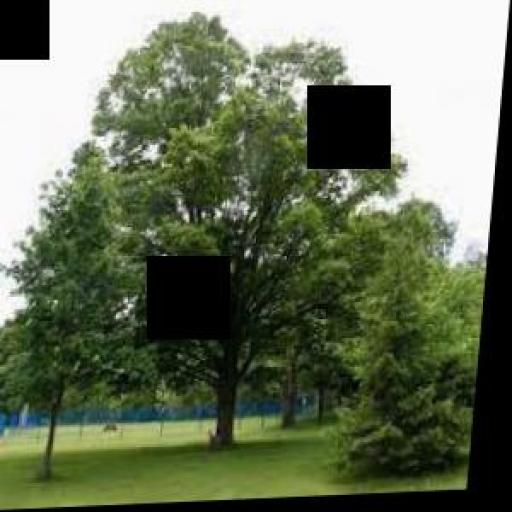
#> input picture ai_engine/data/test/images/10_jpeg_jpg.rf.52ac80208b9b2317affc550920d42cc9.jpg, 512 x 512 px
$ python -i yolo_preprocess.py   (imports and definitions only)
#> lines starting #> are read from the running program, lines starting #| are printed output that depends on the picture
import math
from PIL import Image, ImageOps, ImageStat, ImageEnhance, ImageFilter

class YoloPreprocessor:
    def __init__(self, target_size=(640, 640), padding_color=(114, 114, 114)):
        """
        Khởi tạo bộ xử lý ảnh cho YOLO.
        :param target_size: Kích thước mong muốn (width, height), bội số của 32.
        :param padding_color: Màu nền padding (YOLO thường dùng màu xám 114).
        """
#> in process, img is the input picture: PIL image 512x512 RGB; mean R, G, B 102.6, 112.5, 87.9
        self.target_size = target_size
        self.padding_color = padding_color

    def _letterbox_image(self, image):
        """
        1. Kích thước & Tỷ lệ: Resize giữ tỷ lệ và thêm padding (Letterbox).
        """
        iw, ih = image.size
#> iw = 512; ih = 512
        w, h = self.target_size

        # Tính tỷ lệ scale để ảnh vừa khít khung mà không bị méo
        scale = min(w / iw, h / ih)
#> scale = 1.25
        nw = int(iw * scale)
#> nw = 640
        nh = int(ih * scale)
#> nh = 640

        # Resize ảnh gốc
        image = image.resize((nw, nh), Image.Resampling.BICUBIC)

        # Tạo ảnh nền mới (màu xám)
        new_image = Image.new('RGB', self.target_size, self.padding_color)
#> new_image: PIL image 640x640 RGB; every value is 114

        # Dán ảnh đã resize vào chính giữa
        paste_coords = ((w - nw) // 2, (h - nh) // 2)
#> paste_coords = (0, 0)
        new_image.paste(image, paste_coords)

        return new_image

    def _convert_color_space(self, image):
        """
        2. Không gian màu: Chuyển về RGB 8-bit. Xử lý kênh Alpha.
        """
        # Nếu ảnh có kênh Alpha (Transparency), thay nền trong suốt bằng màu đen hoặc trắng
        if image.mode in ('RGBA', 'LA'):
            background = Image.new('RGB', image.size, (255, 255, 255)) # Nền trắng
            # Paste ảnh gốc lên nền trắng dựa trên kênh Alpha
            background.paste(image, mask=image.split()[-1])
            return background

        # Chuyển đổi các dạng khác (Grayscale, CMYK...) về RGB
        if image.mode != 'RGB':
            return image.convert('RGB')

        return image

    def _adjust_brightness_contrast(self, image):
        """
        3. Độ sáng & Độ tương phản: Đưa pixel về vùng an toàn.
        """
        # Chuyển sang Grayscale tạm thời để tính toán thống kê
        stat = ImageStat.Stat(image.convert('L'))
        mean_brightness = stat.mean[0] # Giá trị trung bình pixel (0-255)
#> mean_brightness = 106.8

        # Xử lý Độ sáng (Brightness) - Mục tiêu: 80 - 150
        if mean_brightness < 80:
            # Ảnh tối -> Tăng sáng (Gamma correction giả lập)
            enhancer = ImageEnhance.Brightness(image)
            image = enhancer.enhance(1.2) # Tăng 20%
            print(f"-> Đã tăng độ sáng (Gốc: {mean_brightness:.1f})")
        elif mean_brightness > 180:
            # Ảnh quá cháy -> Giảm sáng
            enhancer = ImageEnhance.Brightness(image)
            image = enhancer.enhance(0.8) # Giảm 20%
            print(f"-> Đã giảm độ sáng (Gốc: {mean_brightness:.1f})")

        # Xử lý Độ tương phản (Contrast) - Dùng AutoContrast an toàn
        # CLAHE không có sẵn trong PIL, ta dùng AutoContrast với cutoff nhẹ
        image = ImageOps.autocontrast(image, cutoff=1)

        return image

    def _check_sharpness_and_noise(self, image):
        """
        4. Độ nét & Nhiễu: Kiểm tra biên cạnh và lọc nhiễu.
        """
        # Kiểm tra độ mờ bằng cách tìm biên (Edges)
        # Chuyển sang ảnh xám -> Lọc biên -> Tính phương sai (Variance)
        gray = image.convert('L')
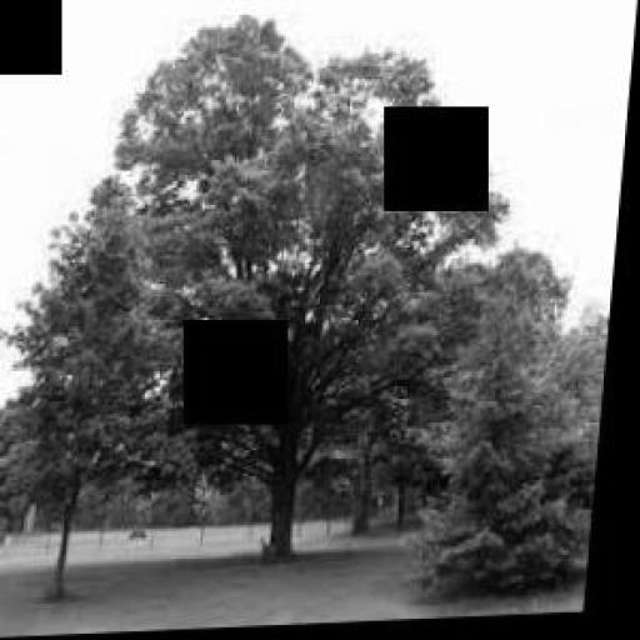
#> gray: PIL image 640x640 L; min 0, max 255, mean 107.9
        edges = gray.filter(ImageFilter.FIND_EDGES)
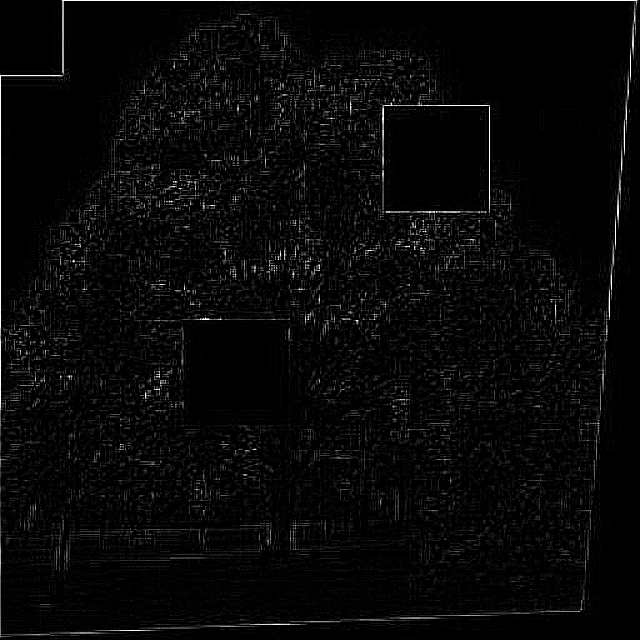
#> edges: PIL image 640x640 L; min 0, max 255, mean 8.1
        stat = ImageStat.Stat(edges)
        variance = stat.var[0] # Phương sai của Laplacian giả lập
#> variance = 528.6

        # Ngưỡng mờ (Threshold) phụ thuộc dataset, ví dụ < 500 với PIL filter là mờ
        # Lưu ý: Số này khác với cv2.Laplacian, cần tinh chỉnh thực tế
        if variance < 150:
            print(f"-> Cảnh báo: Ảnh có thể bị mờ (Variance: {variance:.1f}). Đang làm nét...")
            enhancer = ImageEnhance.Sharpness(image)
            image = enhancer.enhance(1.5) # Làm nét

        # Khử nhiễu nhẹ (Dùng MedianFilter tốt cho nhiễu muối tiêu)
        # Chỉ áp dụng nếu cần thiết, ở đây ta áp dụng bộ lọc nhẹ để an toàn
        # image = image.filter(ImageFilter.MedianFilter(size=3))

        return image

    def process(self, image_path, output_path):
        try:
            print(f"--- Đang xử lý: {image_path} ---")
            img = Image.open(image_path)

            # Bước 1: Xử lý màu sắc & Bit depth trước
            img = self._convert_color_space(img)

            # Bước 2: Resize Letterbox (Quan trọng nhất cho YOLO)
            img = self._letterbox_image(img)

            # Bước 3: Cân bằng sáng/tương phản
            img = self._adjust_brightness_contrast(img)

            # Bước 4: Xử lý độ nét
            img = self._check_sharpness_and_noise(img)

            # Lưu kết quả
            img.save(output_path, quality=95)
            print(f"Hoàn tất! Đã lưu tại: {output_path} (Size: {img.size})\n")
#| Hoàn tất! Đã lưu tại: out.png (Size: (640, 640))

        except Exception as e:
            print(f"Lỗi khi xử lý {image_path}: {e}")

>>> result = YoloPreprocessor().process('../data/test/images/10_jpeg_jpg.rf.52ac80208b9b2317affc550920d42cc9.jpg', 'out.png')

$ run again, on ai_engine/data/test/images/10_jpeg_jpg.rf.78aa4e5772cb2dcfb6b452129a886de1.jpg
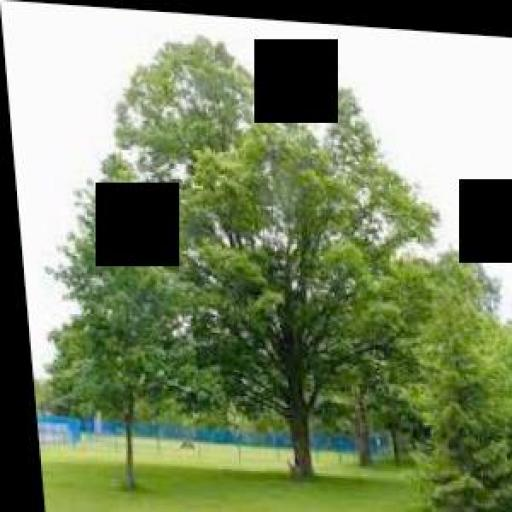
#> input picture ai_engine/data/test/images/10_jpeg_jpg.rf.78aa4e5772cb2dcfb6b452129a886de1.jpg, 512 x 512 px
#> in process, img is the input picture: PIL image 512x512 RGB; mean R, G, B 121.7, 135.2, 101.6
#> new_image: PIL image 640x640 RGB; every value is 114
#> mean_brightness = 127.4
#> in _check_sharpness_and_noise, `gray = image.convert('L')`:
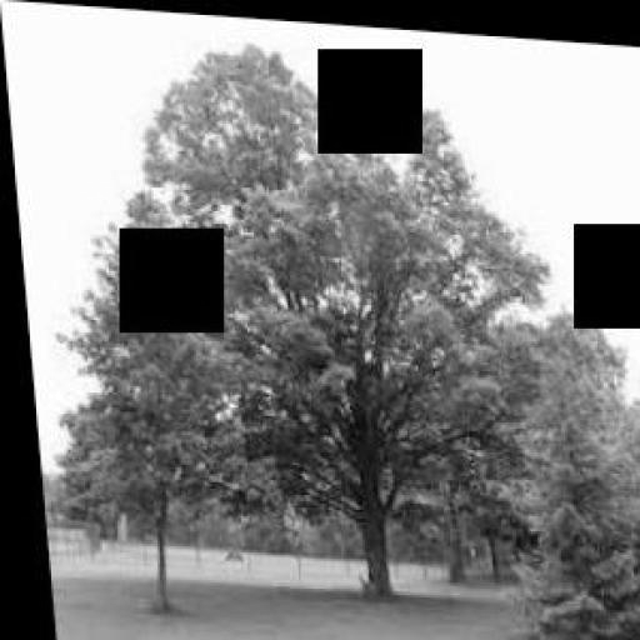
#> gray: PIL image 640x640 L; min 0, max 255, mean 127.8
#> in _check_sharpness_and_noise, `edges = gray.filter(ImageFilter.FIND_EDGES)`:
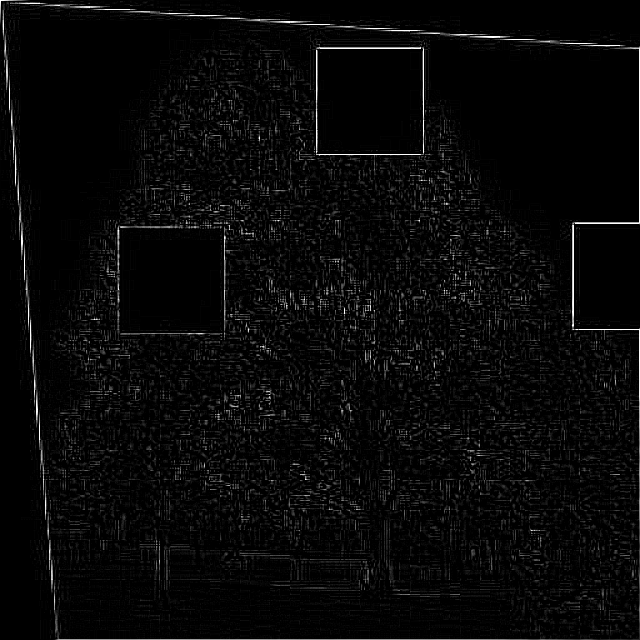
#> edges: PIL image 640x640 L; min 0, max 255, mean 8.4
#> variance = 569.3
#| Hoàn tất! Đã lưu tại: out.png (Size: (640, 640))

$ run again, on ai_engine/data/test/images/10_jpeg_jpg.rf.c03c4aabd2177825691ddecd34f04277.jpg
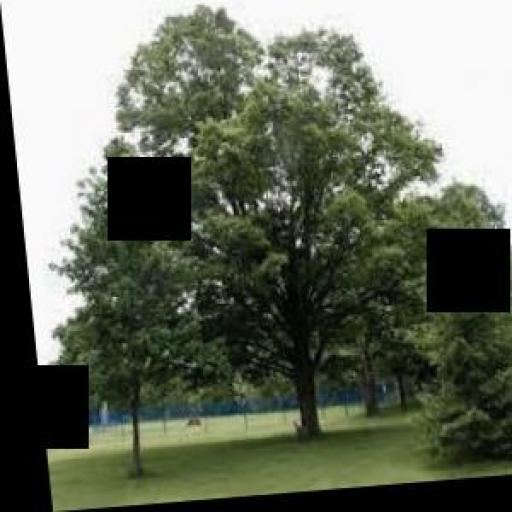
#> input picture ai_engine/data/test/images/10_jpeg_jpg.rf.c03c4aabd2177825691ddecd34f04277.jpg, 512 x 512 px
#> in process, img is the input picture: PIL image 512x512 RGB; mean R, G, B 101.9, 108, 92.7
#> new_image: PIL image 640x640 RGB; every value is 114
#> mean_brightness = 104.4
#> in _check_sharpness_and_noise, `gray = image.convert('L')`:
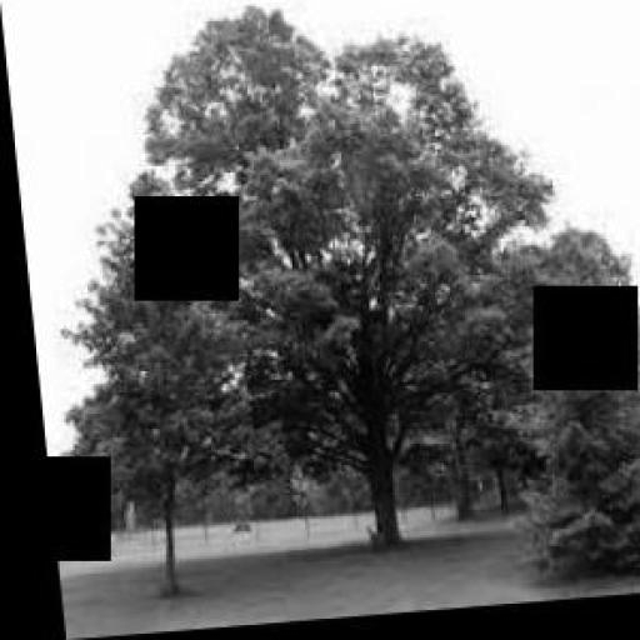
#> gray: PIL image 640x640 L; min 0, max 255, mean 105.6
#> in _check_sharpness_and_noise, `edges = gray.filter(ImageFilter.FIND_EDGES)`:
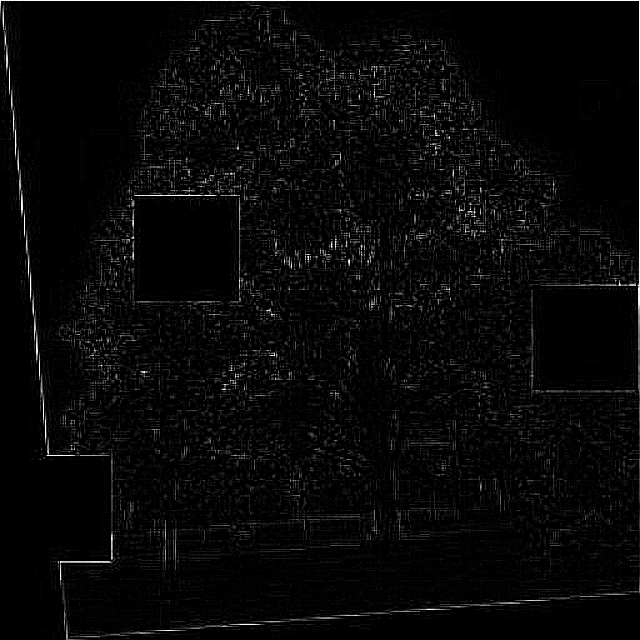
#> edges: PIL image 640x640 L; min 0, max 255, mean 8.1
#> variance = 538.3
#| Hoàn tất! Đã lưu tại: out.png (Size: (640, 640))

$ run again, on ai_engine/data/test/images/11_jpeg_jpg.rf.311a6b3618e0ade93fa551f4598f4fe7.jpg
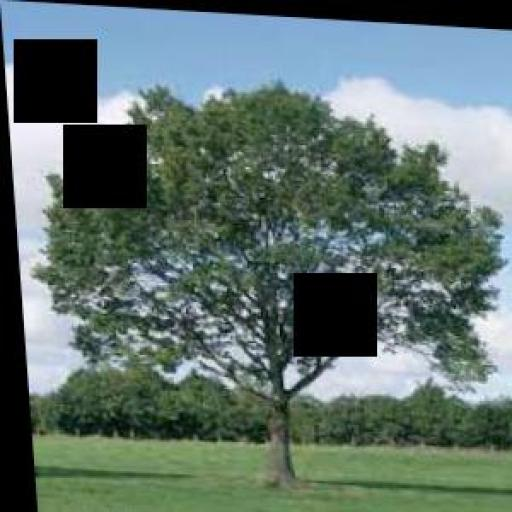
#> input picture ai_engine/data/test/images/11_jpeg_jpg.rf.311a6b3618e0ade93fa551f4598f4fe7.jpg, 512 x 512 px
#> in process, img is the input picture: PIL image 512x512 RGB; mean R, G, B 94.9, 113.1, 107.7
#> new_image: PIL image 640x640 RGB; every value is 114
#> mean_brightness = 107.1
#> in _check_sharpness_and_noise, `gray = image.convert('L')`:
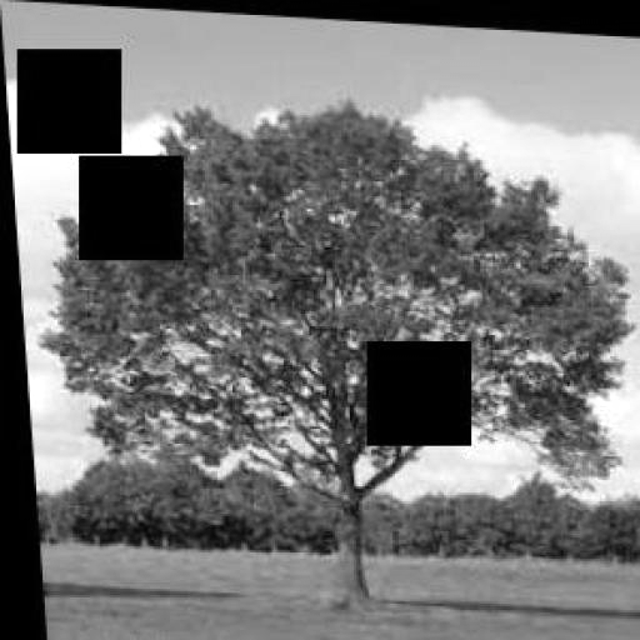
#> gray: PIL image 640x640 L; min 0, max 255, mean 115.5
#> in _check_sharpness_and_noise, `edges = gray.filter(ImageFilter.FIND_EDGES)`:
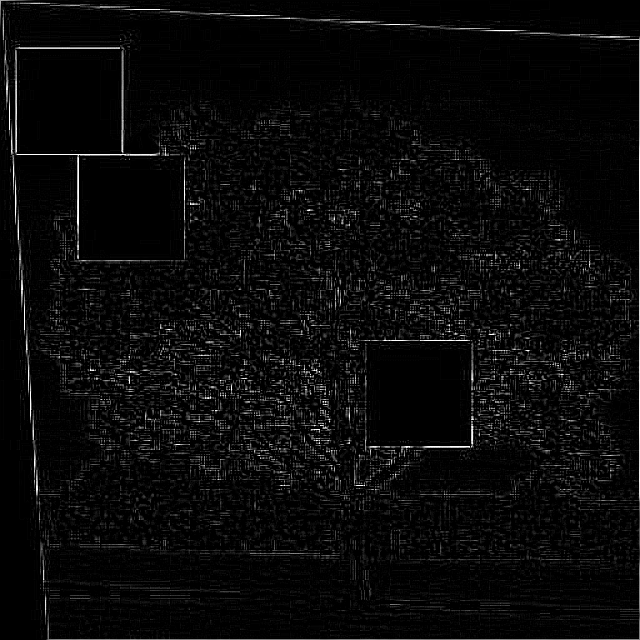
#> edges: PIL image 640x640 L; min 0, max 255, mean 9.9
#> variance = 657.8
#| Hoàn tất! Đã lưu tại: out.png (Size: (640, 640))
